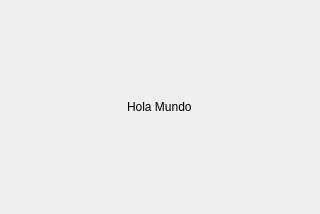
<?xml version="1.0" encoding="UTF-8"?>
<ui version="4.0">
 <class>MainWindow</class>
 <widget class="QMainWindow" name="MainWindow">
  <property name="geometry">
   <rect>
    <x>0</x>
    <y>0</y>
    <width>320</width>
    <height>214</height>
   </rect>
  </property>
  <property name="windowTitle">
   <string>Hola Mundo</string>
  </property>
  <widget class="QWidget" name="centralwidget">
   <layout class="QHBoxLayout" name="horizontalLayout">
    <item alignment="Qt::AlignmentFlag::AlignHCenter|Qt::AlignmentFlag::AlignVCenter">
     <widget class="QLabel" name="label">
      <property name="text">
       <string>Hola Mundo</string>
      </property>
     </widget>
    </item>
   </layout>
  </widget>
 </widget>
 <resources/>
 <connections/>
</ui>
